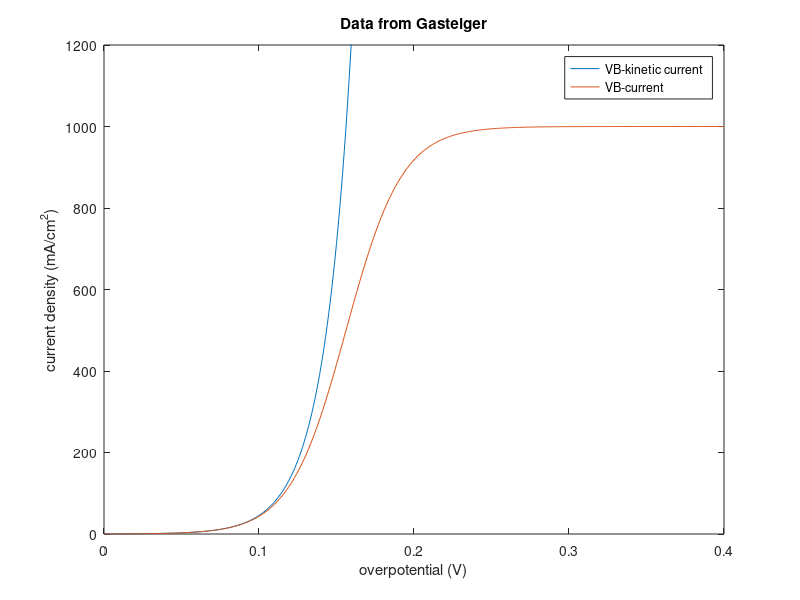

Source code (MATLAB):
N = 400; %max overpotential
kB = 8.61733*10^-5; %ev/K
e = 1.60218 *10^-19; % Coloumbs
T = 274; %K
n = 2;
R = 8.314; %J/molK
F = 96485; %A*s/mol
eta = 0:0.001:(N/1000); %V overpotential
%Butler-Volmer with alpha = 0.48
%{
%Norskov 2005
delGh = @(delEh) delEh + 0.24; %Delta G of H adsoprtion
theta = @(K) K/(1+K); %Fractional coverage of Metal
K = @(delGh,T) -delGh/(kB*T);
k0 = 200; % 1/(s*sites)
%}

%Skulason_2007
v = 10^13; %1/(s*sites); prefactor
Ea = 0.55; %Tafel Reaction eV
ko = v*exp(-Ea/(kB*T));
SA = 6.64*10^-16; %cm^2/atom
jo = ko*e/SA;

alpha = .65; %anodic transfer coefficient

%Wang_2006
jL = 1000; %mA/cm^2 mass transport limiting current
jK = jo*(exp(2*alpha*F/(R*T)*eta)-exp(-2*alpha*F/(R*T)*eta)); %kinetic current density
jf = jo*(exp(2*alpha*F/(R*T)*eta)); %kinetic current of forward reaction
jVB = jK./(1+jf/jL);

figure(3)
plot(eta,jK,eta,jVB);
xlabel('overpotential (V)');
ylabel('current density (mA/cm^2)');
legend('VB-kinetic current','VB-current')
title('Data from Gasteiger')
ylim([0 1200])


